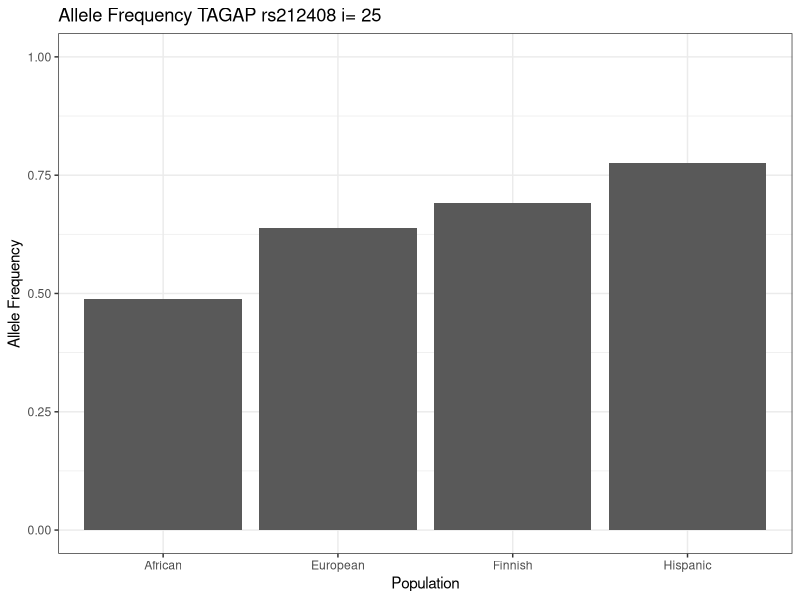
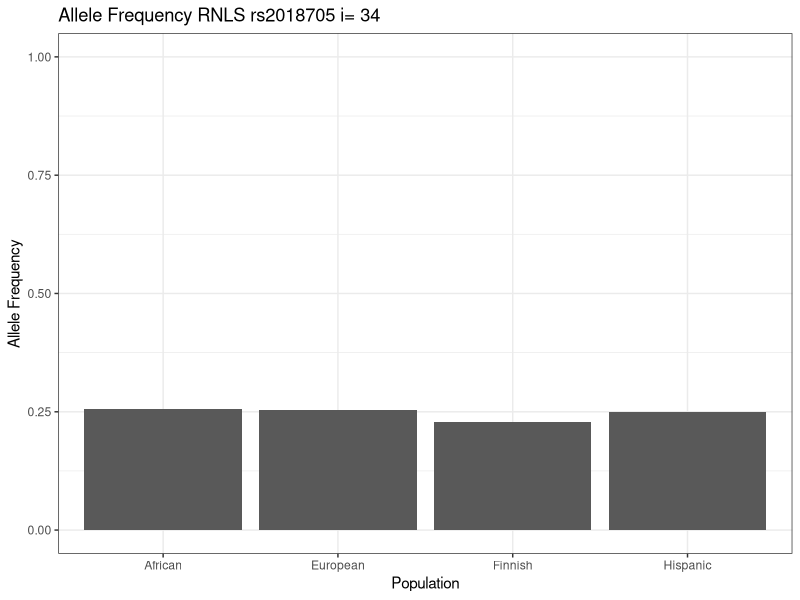
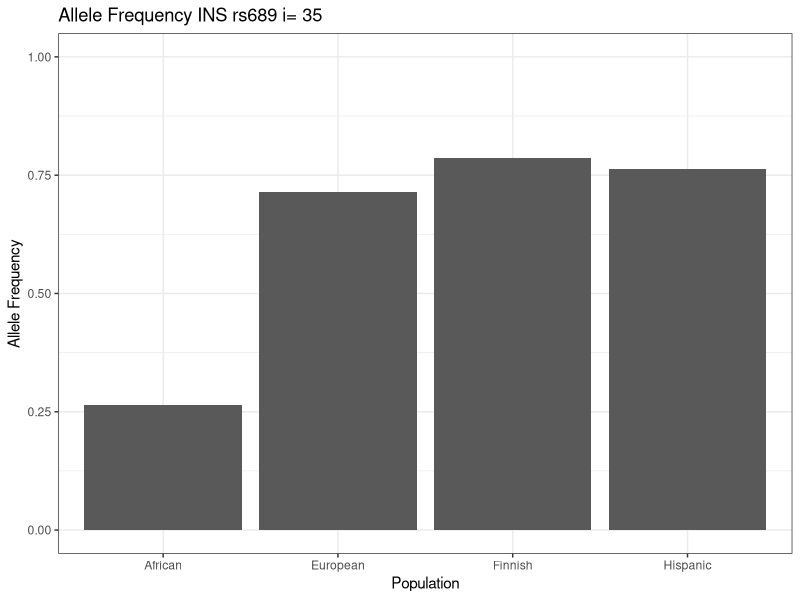
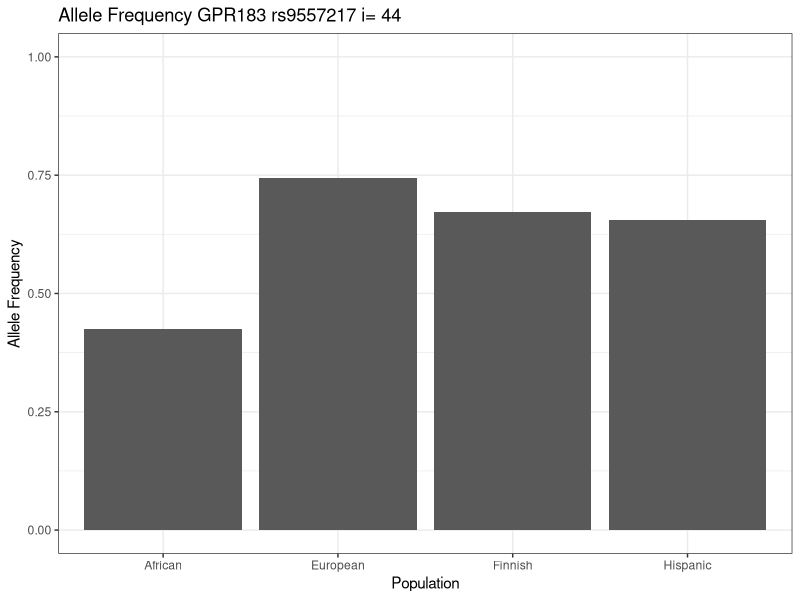

Reproduce these figures in R, in order.
#make plots of minor allele frequencies

library(ggplot2)
library(data.table)

setwd("/Users/ctern/Downloads/Onengut")
snpsData<- read.csv("robertson_ST6.csv",header=TRUE)

#subset to just the snps of interest
index<- c(25,34,35,44) #36 is insulin for quality control
labels<- snpsData[index,]$gene
ids<- snpsData[index,]$ID
snpsData.sub<-snpsData[index,]

pops<-c("European","Finnish","African","Hispanic")
afEUR<- snpsData.sub$AF_EUR
afFIN<- snpsData.sub$AF_FIN
afAFR<- snpsData.sub$AF_AFR
afAMR<- snpsData.sub$AF_AMR
#combine into one data table
af<-cbind(afEUR,afFIN,afAFR,afAMR)
rownames(af)<-labels

pdf(file="~/Downloads/Onengut/alleleFreqs.pdf")
for(i in 1:length(labels) ) {
  p <- ggplot(snpsData.sub, aes(x = pops) )
  p<- p + geom_col(aes(y = unlist(af[i,]))) +
    theme_bw() +
    scale_y_continuous(limits=0:1) +
    ylab("Allele Frequency") +
    xlab("Population") +
    ggtitle( paste("Allele Frequency",labels[i],ids[i], "i=",index[i]) ) 
  
  print(p)
}
dev.off()
